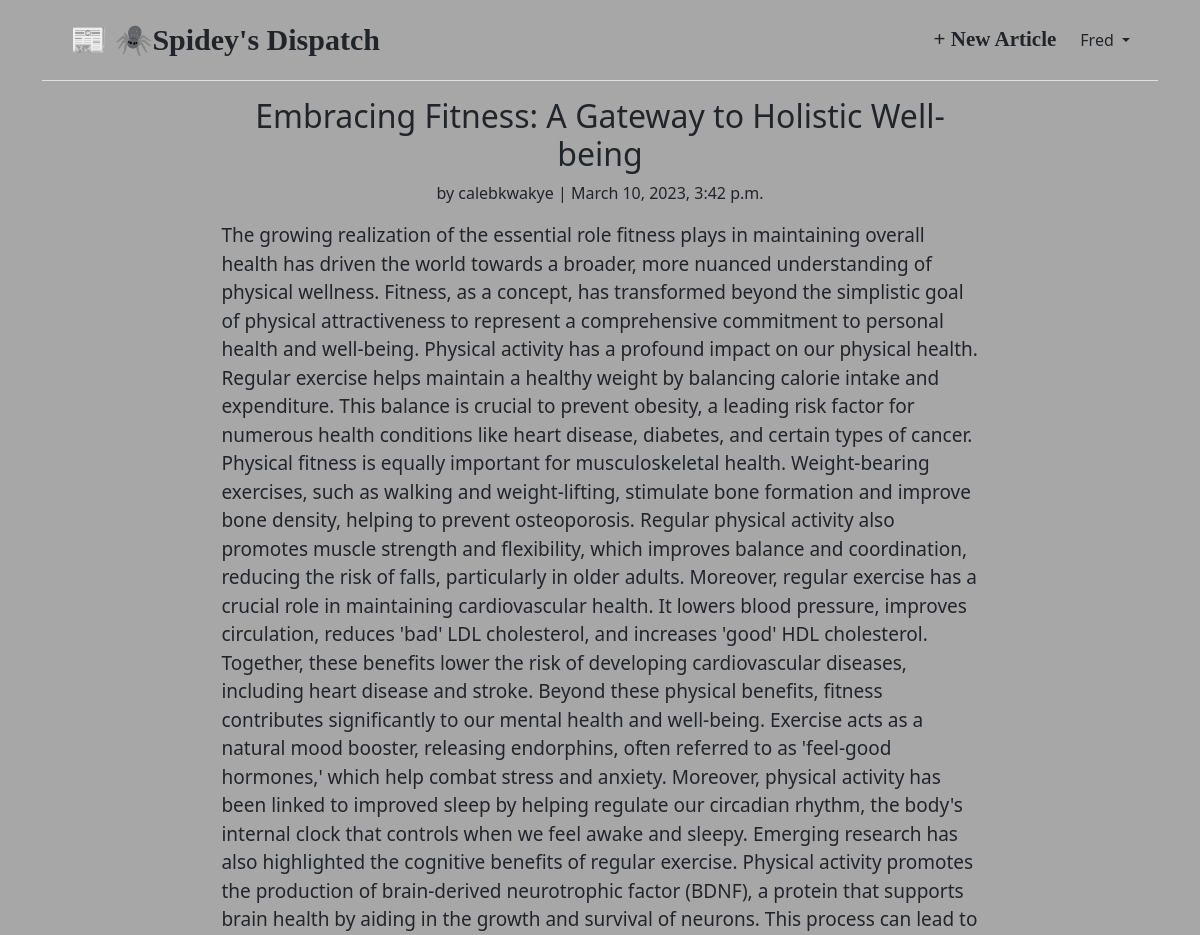
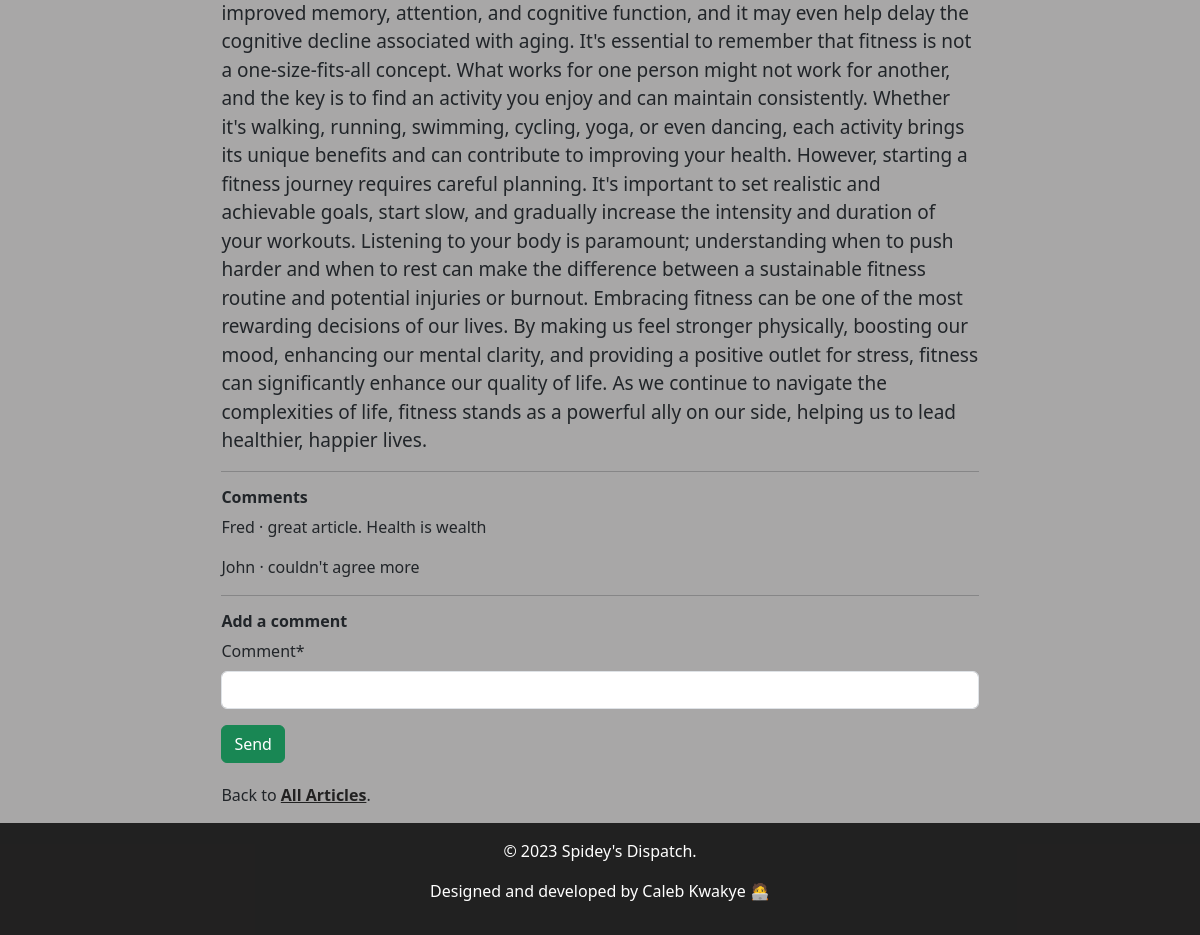
The page /articles/1/ (signed in) on the database its author committed (2 pictures, top to bottom).
### accounts/models.py (models this page shows)
class CustomUser(AbstractUser):
    age = models.PositiveIntegerField(null=True, blank=True)

### articles/models.py (models this page shows, shortened)
class Article(models.Model):
    title= models.CharField(max_length=255)
    image = models.ImageField(upload_to='media/', null=True)
    body= models.TextField()
    date= models.DateTimeField(auto_now_add=True)
    author = models.ForeignKey(
        settings.AUTH_USER_MODEL,
        on_delete=models.CASCADE,
        )

class Comment(models.Model):
    article = models.ForeignKey(Article, on_delete=models.CASCADE)
    comment = models.CharField(max_length=200)
    author = models.ForeignKey(
        settings.AUTH_USER_MODEL,
        on_delete=models.CASCADE,
    )
    def __str__(self):
        return self.comment

### articles/views.py (the view, shortened to what this page needs)
# urls.py: path("<int:pk>/", ArticleDetailView.as_view(), name="article_detail"),
class ArticleDetailView(LoginRequiredMixin, View):
    def get(self, request, *args, **kwargs):
        view=CommentGet.as_view()
        return view(request, *args, **kwargs)

### articles/forms.py
class CommentForm(forms.ModelForm):
    class Meta:
        model = Comment
        fields = ("comment",)  # Remove 'author' from the fields

### articles/views.py (called while the page is built)
    def get_context_data(self, **kwargs):
        context = super().get_context_data(**kwargs)
        context["form"] = CommentForm()  # Use the updated CommentForm without 'author'
        return context

### articles/templates/article_detail.html (shortened to what this page needs)
{%extends "base.html"%}
{% load crispy_forms_tags %}
{%block content%}
<div class="container align-items-center" style="width: 70%;">
    <div class="article-entry text-center">
        <h2>{{object.title}}</h2>
        <p>by {{object.author}} | {{object.date}}</p>
    </div>
    <p style="font-size: 19px;">{{object.body}}</p>
    <hr>
    <h6 style="font-weight: bold;">Comments</h6>
    {% for comment in article.comment_set.all%}
    <p>{{comment.author}} &middot; {{comment}}</p>
    {% endfor %}
    <hr>
    <h6 style="font-weight: bold;">Add a comment</h6>
    <form action="" method = "post">{% csrf_token %}
        {{form|crispy}}
        <button class="btn btn-success ml-2" type="submit" style="
          margin-bottom: 20px; ">Send</button>
    </form>
    <p>Back to <a href="{% url 'article_list' %}" style="color: rgba(0,0,0,0.8); font-weight: bold;">All Articles</a>.</p>
    {% endblock content %}

### templates/base.html (shortened to what this page needs)
{% load static %}
<!DOCTYPE html>
<html lang="en">
  <head>
    <link
      href="https://cdn.jsdelivr.net/npm/bootstrap@5.3.0-alpha1/dist/css/bootstrap.min.css"
      rel="stylesheet"
    />
  </head>
  <body>
    <div class="container">
      <header class="p-3 mb-3 border-bottom">
        <div class="container">
          <div
            class="d-flex flex-wrap align-items-center justify-content-center justify-content-lg-start"
          >
            <a class="navbar-brand " href="{% url 'home'%}">📰 🕷️Spidey's Dispatch</a>
            <ul
              class="nav col-12 col-lg-auto ms-auto  mb-2 justify-content-center mb-md-0"
              style="font-family: Pacifico, cursive; font-weight: bold; font-size: 21px; margin-right: 1rem;">
              {% if user.is_authenticated %}
              <li><a href="{% url 'article_new' %}" class="nav-link px-2 link-dark"> + New Article</a></li>
            </ul>
            <div class="dropdown text-end">
              <a
                href="#"
                class="d-block link-dark text-decoration-none dropdown-toggle"
                id="dropdownUser1"
                data-bs-toggle="dropdown"
                aria-expanded="false"
              >
                {{user.username}}
              </a>
            </div>
            {% endif %}
          </div>
        </div>
      </header>
      <main>{% block content %} {% endblock content %}</main>
    </div>
  <footer >
    <p>© 2023 Spidey's Dispatch.</p>
    <p>Designed and developed by Caleb Kwakye 🧑‍💻</p>
  </footer>
  </body>
</html>

### templates/base.html (style rules this page uses)
body { display: flex; flex-direction: column; min-height: 100vh; margin: 0; background-color: rgb(168, 167, 167); }
main { flex: 1; }
footer { padding: 1rem; background-color: rgba(0, 0, 0, 0.8); color: white; margin-top: auto; text-align: center; }
.navbar-brand { font-family: Pacifico, cursive; font-weight: bold; font-size: 30px; }
.text-end { color: black; }

### rows shown on the page
CustomUser: username "Fred"
Article: title "Embracing Fitness: A Gateway to Holistic Well-being", author "calebkwakye", date "March 10, 2023, 3:42 p.m.", body "The growing realization of the essential role fitness plays in maintaining overall health has driven the world towards a broader, more nuanced understanding of physical wellness. Fitness, as a concept, has transformed beyond the simplistic goal of physical attractiveness to represent a comprehensive commitment to personal health and well-being. Physical activity has a profound impact on our physical health. Regular exercise helps maintain a healthy weight by balancing calorie intake and expenditure. This balance is crucial to prevent obesity, a leading risk factor for numerous health conditions like heart disease, diabetes, and certain types of cancer. Physical fitness is equally important…"
Comment: author "Fred", comment "great article. Health is wealth"
Comment: author "John", comment "couldn't agree more"
